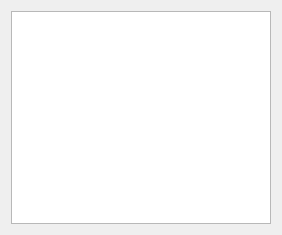
<?xml version="1.0" encoding="UTF-8"?>
<ui version="4.0">
 <class>QG_dlgProcessesClass</class>
 <widget class="QWidget" name="QG_dlgProcessesClass">
  <property name="geometry">
   <rect>
    <x>0</x>
    <y>0</y>
    <width>282</width>
    <height>235</height>
   </rect>
  </property>
  <property name="windowTitle">
   <string>QG_dlgProcesses</string>
  </property>
  <layout class="QGridLayout" name="gridLayout">
   <item row="0" column="0">
    <widget class="ProcessTreeView" name="treeView_Processes">
     <property name="styleSheet">
      <string notr="true"/>
     </property>
     <property name="editTriggers">
      <set>QAbstractItemView::DoubleClicked</set>
     </property>
     <property name="dragEnabled">
      <bool>true</bool>
     </property>
     <property name="dragDropMode">
      <enum>QAbstractItemView::DragDrop</enum>
     </property>
     <property name="defaultDropAction">
      <enum>Qt::MoveAction</enum>
     </property>
    </widget>
   </item>
  </layout>
 </widget>
 <layoutdefault spacing="6" margin="11"/>
 <customwidgets>
  <customwidget>
   <class>ProcessTreeView</class>
   <extends>QTreeView</extends>
    <header location="global">modules/process/Process/ProcessModule/Process_TreeView.h</header>
  </customwidget>
 </customwidgets>
 <resources/>
 <connections/>
</ui>
